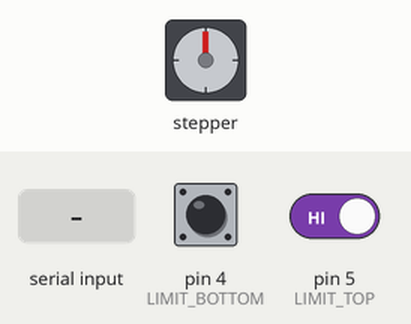
The sketch below on a simulated Arduino Uno, built with avr-gcc and run on an emulated ATmega328P. On the bench: stepper motor. The inputs (shaded band) are chosen by the test bench; at power-on: pin 5 (LIMIT_TOP) HIGH, pin 4 (LIMIT_BOTTOM) HIGH. Stepper angles assume 800 steps per turn; what the sketch prints to the serial monitor is not drawn.

Above: at 1.2 s.
1.3 s: "calibration\n" received over Serial
At 1.75 s:
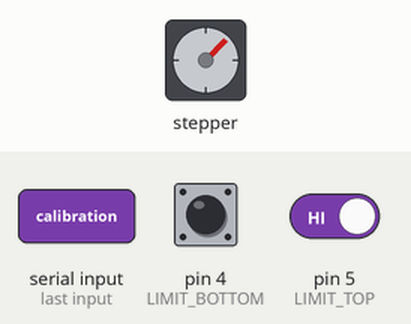
At 2.35 s:
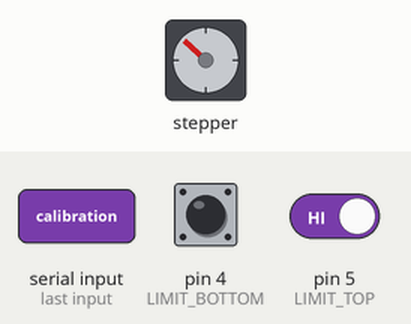
4.3 s: pin 5 (LIMIT_TOP) driven LOW
At 4.45 s:
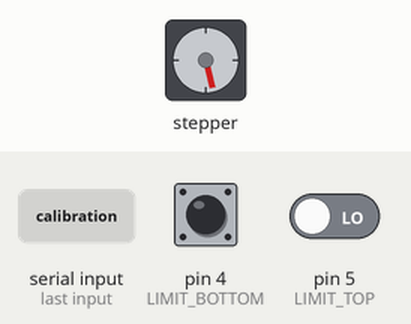
7.3 s: pin 4 (LIMIT_BOTTOM) pulled LOW for 0.15 s
At 7.46 s:
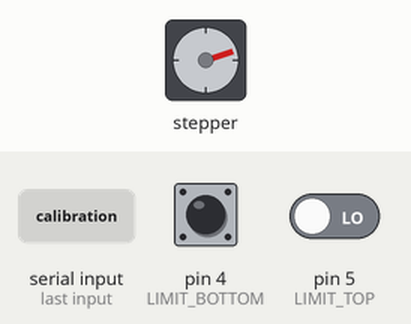
10.4 s: "getpos\n" received over Serial
13.4 s: "enable\n" received over Serial
16.4 s: "disable\n" received over Serial
Timing chart, 0 to 20.4 s (numbered marks = the images above; inputs shaded):
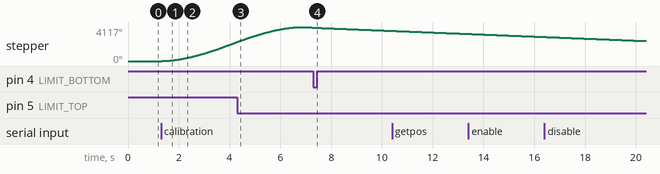

The sketch:

003_stepperTest.ino
```cpp
#include <GyverStepper.h>

GStepper<STEPPER2WIRE> stepper1(800, A3, A2, A1); // конфигурация шагового двигателя

#define LIMIT_BOTTOM 4 // D4 — пин нижнего концевика
#define LIMIT_TOP    5  // D5 — пин верхнего концевика
const int STEPS_PER_MM = 50; // шагов на 1 мм

bool calibrating = false; // флаг калибровки
int calibrationOffset = 0; // смещение калибровки (шаги)

int originalSpeed; // для сохранения исходной скорости

void setup() {
  Serial.begin(115200);
  Serial.println(F("Команды: getpos, enable, disable, calibration, число (мм), 0 (в нулевую позицию)"));

  pinMode(LIMIT_BOTTOM, INPUT_PULLUP); // инициализация концевиков
  pinMode(LIMIT_TOP, INPUT_PULLUP);

  stepper1.setRunMode(FOLLOW_POS); // режим следования за позицией

  originalSpeed = 8000;
  stepper1.setMaxSpeed(originalSpeed); // макс. скорость
  stepper1.setAcceleration(2000); // ускорение

  // Драйвер изначально отключён
  stepper1.autoPower(true); // разрешить автоотключение
  stepper1.disable();
}

void loop() {
  if (Serial.available() > 0) {
    char input[32] = {0}; // буфер для команды
    Serial.readBytesUntil('\n', input, sizeof(input) - 1);
    input[sizeof(input) - 1] = 0; // null-terminate

    // Приведение строки к нижнему регистру
    for (char *p = input; *p; p++) *p = tolower(*p);

    if (strcmp(input, "getpos") == 0) { // получить текущую позицию
      int curSteps = stepper1.getCurrent();
      float curMm = (curSteps - calibrationOffset) / (float)STEPS_PER_MM;
      Serial.print(F("Позиция: "));
      Serial.print(curSteps - calibrationOffset);
      Serial.print(F(" шагов ("));
      Serial.print(curMm, 2);
      Serial.println(F(") мм"));
      return;
    }

    if (strcmp(input, "calibration") == 0) { // калибровка
      calibrating = true;
      stepper1.setMaxSpeed(originalSpeed / 2); // устанавливаем половину
      stepper1.autoPower(false); // запретить автоотключение
      stepper1.enable(); // включить драйвер
      Serial.println(F("Калибровка: движение к верхнему концевику (половинная скорость)..."));
      stepper1.setTarget(100000, ABSOLUTE); // движение вверх
      return;
    }

    if (strcmp(input, "enable") == 0) { // включить драйвер (опционально)
      stepper1.autoPower(false);
      stepper1.enable();
      Serial.println(F("Драйвер включён"));
      return;
    }

    if (strcmp(input, "disable") == 0) { // отключить драйвер
      stepper1.autoPower(true);
      stepper1.disable();
      Serial.println(F("Драйвер отключён"));
      return;
    }

    int mm = atoi(input); // обработка числовой команды (мм)
    mm = -mm; // ИНВЕРТИРУЕМ ЗНАЧЕНИЕ
    if (mm != 0) {
      int absoluteSteps = mm * STEPS_PER_MM;
      int target = calibrationOffset + absoluteSteps;

      bool topPressed = digitalRead(LIMIT_TOP) == LOW;
      bool bottomPressed = digitalRead(LIMIT_BOTTOM) == LOW;

      // Проверка на столкновение с концевиками
      if (absoluteSteps > 0 && topPressed) {
        Serial.println(F("Запрещено: верхний концевик"));
        return;
      }
      if (absoluteSteps < 0 && bottomPressed) {
        Serial.println(F("Запрещено: нижний концевик"));
        return;
      }

      stepper1.setTarget(target, ABSOLUTE);
      Serial.print(F("Движение на "));
      Serial.print(mm);
      Serial.println(F(" мм"));
    } else { // команда "0"
      if (stepper1.getCurrent() == calibrationOffset) {
        Serial.println(F("Уже в нулевой позиции"));
      } else {
        stepper1.setTarget(calibrationOffset, ABSOLUTE);
        Serial.println(F("Движение в нулевую позицию (0 мм)"));
      }
    }
  }

  // Обработка калибровки
  if (calibrating) {
    bool topPressed = digitalRead(LIMIT_TOP) == LOW; // проверка верхнего концевика

    if (topPressed && stepper1.getState() == 0) { // концевик сработал, двигатель остановился
      calibrationOffset = stepper1.getCurrent(); // текущая позиция = верхний концевик → новая 0
      calibrating = false;
      stepper1.setMaxSpeed(originalSpeed); // восстанавливаем исходную скорость
      stepper1.setAcceleration(2000);
      stepper1.autoPower(false);
      stepper1.enable();
      Serial.println(F("Калибровка завершена (0 = позиция верхнего концевика)"));
    }
  }

  // Защита от превышения концевиков во время движения
  if (stepper1.getState() != 0) {
    bool movingPositive = stepper1.getTarget() > stepper1.getCurrent();
    bool topPressed = digitalRead(LIMIT_TOP) == LOW;
    bool bottomPressed = digitalRead(LIMIT_BOTTOM) == LOW;

    if (movingPositive && topPressed) { // движение вверх, сработал верхний
      stepper1.stop();
      stepper1.setTarget(stepper1.getCurrent(), ABSOLUTE);
      Serial.println(F("Стоп: верхний концевик"));
    } else if (!movingPositive && bottomPressed) { // движение вниз, сработал нижний
      stepper1.stop();
      stepper1.setTarget(stepper1.getCurrent(), ABSOLUTE);
      Serial.println(F("Стоп: нижний концевик"));
    }
  }

  stepper1.tick(); // обновление шагового драйвера
}
```

Measured:
- after the input at 1.3 s, stepper: keeps turning clockwise at about 778°/s, starting at once
